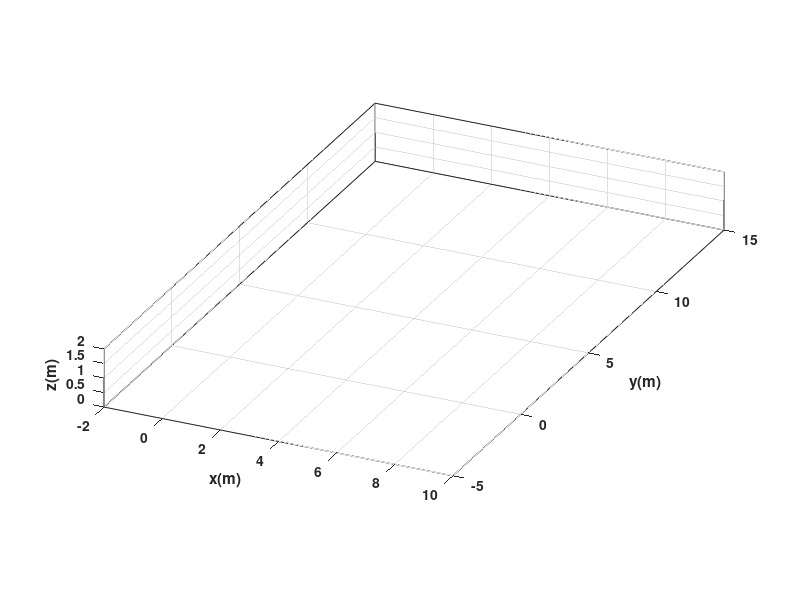

MATLAB code to generate this figure: (Note: this script raises an error after producing the figure.)
clear
close all
clc

%%%%%%%%%%%%%%%%%%%%%%%%%%%%%% TIEMPO %%%%%%%%%%%%%%%%%%%%%%%%%%%%%%%%%%%%%

tf = 10;             
ts = 0.1;            
t = 0: ts: tf;       
N = length(t);       

%%%%%%%%%%%%%%%%%%%%%%%% CONDICIONES INICIALES %%%%%%%%%%%%%%%%%%%%%%%%%%%%

x1 = zeros(1,N+1);  
y1 = zeros(1,N+1);  
phi = zeros(1,N+1); 

x1(1) = 0;              
y1(1) = 0;              
phi(1) = 0;             

%%%%%%%%%%%%%%%%%%%%%%%%%%%% PUNTO DE CONTROL %%%%%%%%%%%%%%%%%%%%%%%%%%%%%

hx = zeros(1,N+1);  
hy = zeros(1,N+1);  

hx(1) = x1(1);
hy(1) = y1(1);

%%%%%%%%%%%%%%%%%%%%%% VELOCIDADES DE REFERENCIA %%%%%%%%%%%%%%%%%%%%%%%%%%

u = zeros(1,N); 
w = zeros(1,N); 

for k = 1:N
    
    tk = t(k);
    
    % -------- TRAMO 1 --------
    % % %Función y(t)=t2
    % t=[0 a 5]

    if tk <= 2
        
        dx = 1;
        dy = tk;
        
        u(k) = sqrt(dx^2 + dy^2);
        w(k) = (1) / (1 + (tk)^2);
        
            
        % -------- TRAMO 2 --------
        %Función y(t)=sin(t)
        % t=[5 a 20]

    elseif tk <= 6
        
        dx = 1;
        dy = -2*tk + 10;
        
        u(k) = sqrt(dx^2 + dy^2);
        w(k) = (-2) / (1 + (-2*tk + 10)^2);
        
            
        % -------- TRAMO 3 --------
        %Función y(t)=0.5t+2
        % t=[20 a 30]
        
    else
        
        dx = 1;
        dy = 2*(((exp(tk -7)) * cos(tk -7)) - ((exp(tk - 7)) * sin(tk - 7)));
        
        u(k) = sqrt(dx^2 + dy^2);
        w(k) = (-4*(exp(tk - 7)) * sin(tk - 7))/ (1 + (dy)^2);
        
    end
    
end

%%%%%%%%%%%%%%%%%%%%%%%%% BUCLE DE SIMULACION %%%%%%%%%%%%%%%%%%%%%%%%%%%%%

for k=1:N 
    
    phi(k+1)=phi(k)+w(k)*ts;
    
    xp1=u(k)*cos(phi(k+1)); 
    yp1=u(k)*sin(phi(k+1));

    x1(k+1)=x1(k) + xp1*ts; 
    y1(k+1)=y1(k) + yp1*ts; 
    
    hx(k+1)=x1(k+1); 
    hy(k+1)=y1(k+1);

end

%%%%%%%%%%%%%%%%%%%%%%%%%%%%% SIMULACION 3D %%%%%%%%%%%%%%%%%%%%%%%%%%%%%%%

scene=figure;
set(scene,'Color','white');
set(gca,'FontWeight','bold');
sizeScreen=get(0,'ScreenSize');
set(scene,'position',sizeScreen);
camlight('headlight');
axis equal;
grid on;
box on;
xlabel('x(m)'); ylabel('y(m)'); zlabel('z(m)');

view([25 25]);
axis([-2 10 -5 15 0 2]);

scale = 4;
MobileRobot_5;
H1=MobilePlot_4(x1(1),y1(1),phi(1),scale);hold on;

H2=plot3(hx(1),hy(1),0,'r','lineWidth',2);

step=1;

for k=1:step:N

    delete(H1);    
    delete(H2);
    
    H1=MobilePlot_4(x1(k),y1(k),phi(k),scale);
    H2=plot3(hx(1:k),hy(1:k),zeros(1,k),'r','lineWidth',2);
    
    pause(ts);

end

%%%%%%%%%%%%%%%%%%%%%%%%%%%%% GRAFICAS %%%%%%%%%%%%%%%%%%%%%%%%%%%%

graph=figure;
set(graph,'position',sizeScreen);

subplot(211)
plot(t,u,'b','LineWidth',2),grid on
xlabel('Tiempo [s]'),ylabel('m/s'),legend('u')

subplot(212)
plot(t,w,'r','LineWidth',2),grid on
xlabel('Tiempo [s]'),ylabel('[rad/s]'),legend('w')
